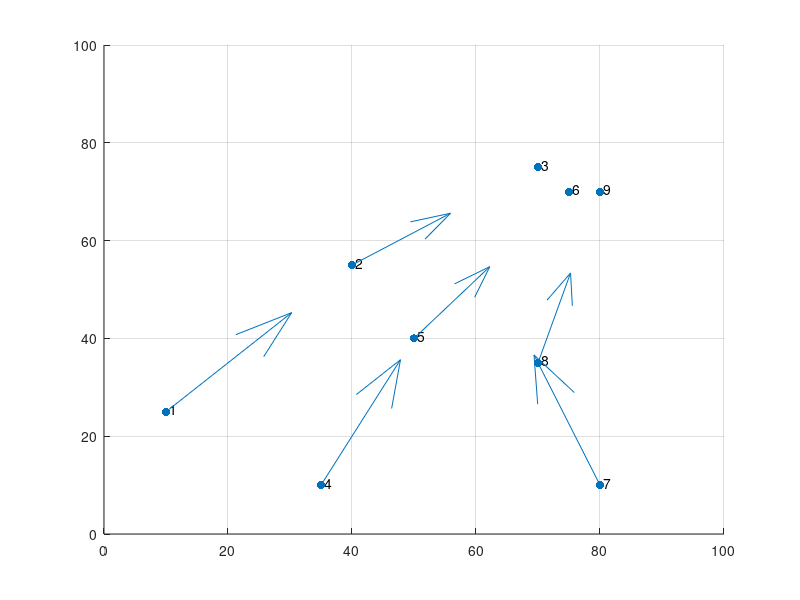
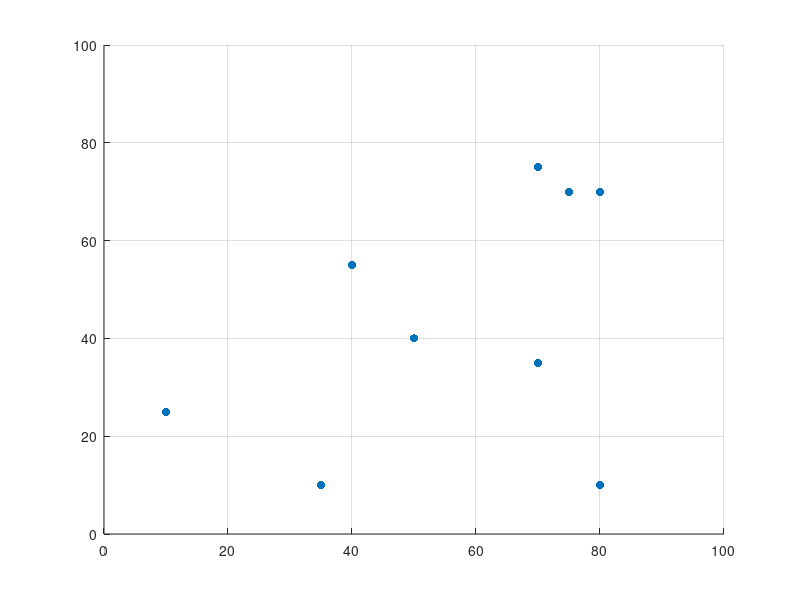

MATLAB code for these plots, in order: (Note: this script raises an error after producing the figures.)
clear; clc

% Points
step = 3;
num_points = 9;
x = [10 25; 
     40 55; 
     70 75; 
     35 10; 
     50 40; 
     75 70;
     80 10; 
     70 35; 
     80 70];
b = num2str([1:num_points]'); c = cellstr(b);
dx = 0.5; dy = 0.5;
figure
scatter(x(:,1), x(:,2), 'filled')
text(x(:,1)+dx, x(:,2)+dy, c)
axis([0 100 0 100])
grid on
hold on

% Velocities
v = [];
for i=1:3:size(x,1)
    v = [v; (x(i+1:i+step-1,:) - x(i:i+step-2,:)) ./ vecnorm(x(i+1:i+step-1,:) - x(i:i+step-2,:),2,2); 0 0];
end

lambdas = [3,2,1,3,2,1,3,2,1];
v = lambdas'.*v;
quiver(x(:,1), x(:,2), v(:,1), v(:,2))

% Graphs
G = 0.5*eye(num_points);
G(1,2) = 1; G(2,3) = 1;
G(4,5) = 1; G(5,6) = 1;
G(7,8) = 1; G(8,9) = 1;
G(3,6) = 1; G(6,9) = 1; G(3,9) = 1;
G = G+G';
h = figure;
scatter(x(:,1), x(:,2), 'filled')
axis([0 100 0 100])
grid on
GraphDraw(x,G,h);

% Kernel
length = 20.;
myrbf = rbf;
myrbf.set_params('sigma', 15.);
K = myrbf.gramian(x,x);
myrbf.plot_gram;

% Diffusion maps
alpha = 0;
epsilon = 2*length^2;
S = K.*G;
D = diag(sum(S,2));
S_alpha  = D^-alpha*S*D^-alpha;
D_alpha = diag(sum(S_alpha,2));
M_alpha = D_alpha\S_alpha;
L_alpha = (eye(size(M_alpha)) - M_alpha); %/epsilon;
L = eye(size(S)) - D\S;

[V,D,W] = eig(L);
[a, b] = sort(diag(D),'ascend');
D = diag(a);
V = V(:,b);
W = W(:,b);

x_a = ([V(3,2), V(3,3)] + [V(6,2), V(6,3)] + [V(9,2), V(9,3)])/3;
figure
plot(1:num_points, diag(D), '-o')
figure
scatter(V(:,2), V(:,3), 'filled')
hold on
scatter(x_a(:,1), x_a(:,2), 'filled', 'r')
dx = 0.005; dy = 0.005;
text(V(:,2)+dx, V(:,3)+dy, c)

% Buil GP
y = vecnorm(x-x_a, 2, 2);
myrbf.set_params('sigma_n', 0.2, 'sigma_f', 1);
mygp = gaussian_process('kernel', myrbf, 'targets', y);
mygp.set_data(x);
mygp.set_grid(100, 0, 100, 0, 100);

ops_exps = struct( ...
    'grid', [0 100; 0 100], ...
    'res', 100, ...
    'plot_data', true, ...
    'plot_stream', true ...
    );
mygp.plot;
g = mygp.contour(ops_exps);
hold on
scatter(x(:,1), x(:,2), 'filled', 'r', 'LineWidth', 0.75)
